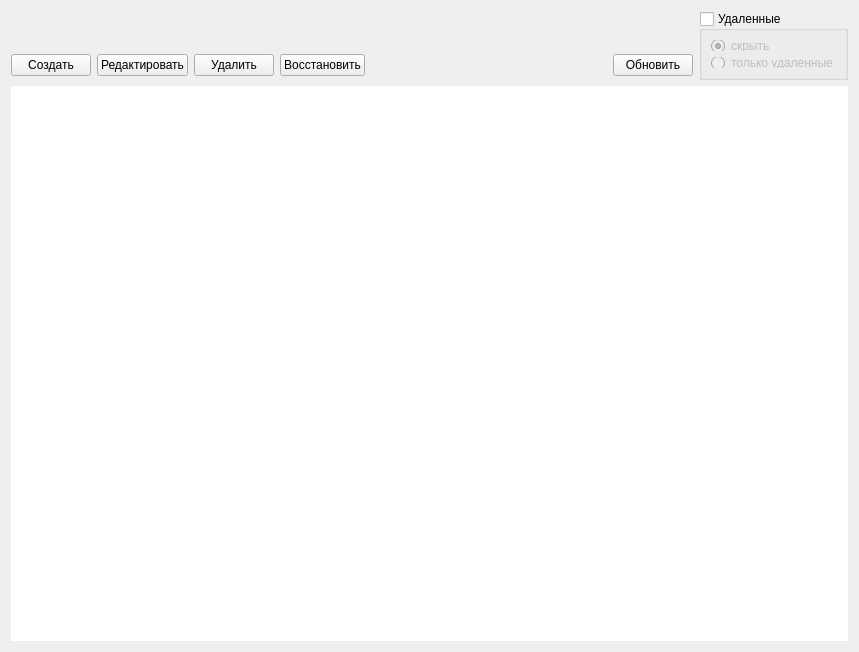
<?xml version="1.0" encoding="UTF-8"?>
<ui version="4.0">
 <class>PapersTableWidget</class>
 <widget class="QWidget" name="PapersTableWidget">
  <property name="geometry">
   <rect>
    <x>0</x>
    <y>0</y>
    <width>859</width>
    <height>652</height>
   </rect>
  </property>
  <property name="windowTitle">
   <string>Form</string>
  </property>
  <layout class="QVBoxLayout" name="verticalLayout_3">
   <item>
    <layout class="QHBoxLayout" name="horizontalLayout_2">
     <item>
      <layout class="QVBoxLayout" name="verticalLayout">
       <item>
        <layout class="QHBoxLayout" name="horizontalLayout"/>
       </item>
       <item>
        <spacer name="verticalSpacer">
         <property name="orientation">
          <enum>Qt::Vertical</enum>
         </property>
         <property name="sizeType">
          <enum>QSizePolicy::Preferred</enum>
         </property>
         <property name="sizeHint" stdset="0">
          <size>
           <width>20</width>
           <height>40</height>
          </size>
         </property>
        </spacer>
       </item>
       <item>
        <layout class="QHBoxLayout" name="horizontalLayout_3">
         <item>
          <widget class="QPushButton" name="newPushButton">
           <property name="text">
            <string>Создать</string>
           </property>
          </widget>
         </item>
         <item>
          <widget class="QPushButton" name="editPushButton">
           <property name="text">
            <string>Редактировать</string>
           </property>
          </widget>
         </item>
         <item>
          <widget class="QPushButton" name="deletePushButton">
           <property name="text">
            <string>Удалить</string>
           </property>
          </widget>
         </item>
         <item>
          <widget class="QPushButton" name="recoverPushButton">
           <property name="text">
            <string>Восстановить</string>
           </property>
          </widget>
         </item>
         <item>
          <spacer name="horizontalSpacer">
           <property name="orientation">
            <enum>Qt::Horizontal</enum>
           </property>
           <property name="sizeHint" stdset="0">
            <size>
             <width>40</width>
             <height>20</height>
            </size>
           </property>
          </spacer>
         </item>
         <item>
          <widget class="QPushButton" name="refreshPushButton">
           <property name="text">
            <string>Обновить</string>
           </property>
          </widget>
         </item>
        </layout>
       </item>
      </layout>
     </item>
     <item>
      <widget class="QGroupBox" name="deletedGroupBox">
       <property name="sizePolicy">
        <sizepolicy hsizetype="MinimumExpanding" vsizetype="Preferred">
         <horstretch>0</horstretch>
         <verstretch>0</verstretch>
        </sizepolicy>
       </property>
       <property name="minimumSize">
        <size>
         <width>132</width>
         <height>69</height>
        </size>
       </property>
       <property name="maximumSize">
        <size>
         <width>149</width>
         <height>69</height>
        </size>
       </property>
       <property name="title">
        <string>Удаленные</string>
       </property>
       <property name="flat">
        <bool>false</bool>
       </property>
       <property name="checkable">
        <bool>true</bool>
       </property>
       <property name="checked">
        <bool>false</bool>
       </property>
       <layout class="QVBoxLayout" name="verticalLayout_2">
        <item>
         <widget class="QRadioButton" name="deletedHideRadioButton">
          <property name="text">
           <string>скрыть</string>
          </property>
          <property name="checked">
           <bool>true</bool>
          </property>
         </widget>
        </item>
        <item>
         <widget class="QRadioButton" name="deletedOnlyRadioButton">
          <property name="text">
           <string>только удаленные</string>
          </property>
         </widget>
        </item>
       </layout>
      </widget>
     </item>
    </layout>
   </item>
   <item>
    <widget class="QTableView" name="tableView">
     <property name="contextMenuPolicy">
      <enum>Qt::CustomContextMenu</enum>
     </property>
     <property name="frameShape">
      <enum>QFrame::NoFrame</enum>
     </property>
     <property name="editTriggers">
      <set>QAbstractItemView::NoEditTriggers</set>
     </property>
     <property name="alternatingRowColors">
      <bool>true</bool>
     </property>
     <property name="selectionMode">
      <enum>QAbstractItemView::ExtendedSelection</enum>
     </property>
     <property name="selectionBehavior">
      <enum>QAbstractItemView::SelectRows</enum>
     </property>
     <property name="sortingEnabled">
      <bool>true</bool>
     </property>
     <attribute name="horizontalHeaderStretchLastSection">
      <bool>true</bool>
     </attribute>
     <attribute name="verticalHeaderVisible">
      <bool>false</bool>
     </attribute>
     <attribute name="verticalHeaderDefaultSectionSize">
      <number>25</number>
     </attribute>
    </widget>
   </item>
  </layout>
 </widget>
 <resources/>
 <connections/>
</ui>
